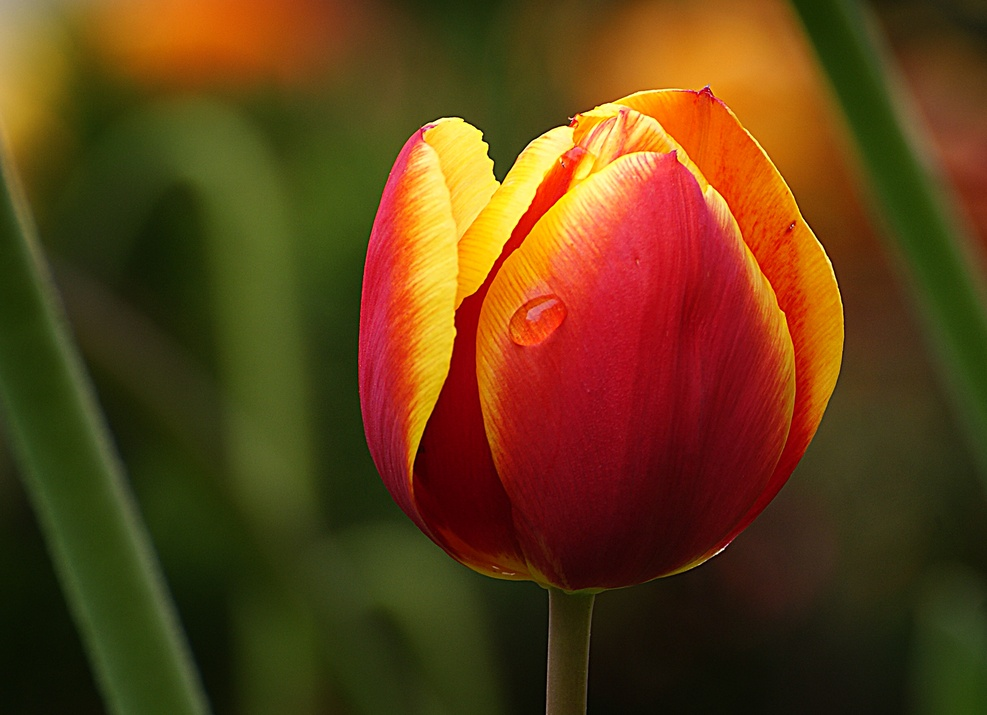
#> input picture tulip.jpg, 987 x 715 px, shrunk from 2400 x 1740 before the run, found by its file name
$ python ghistogram_of_an_image.py
#> lines starting #> are read from the running program, lines starting #| are printed output that depends on the picture
import cv2
import numpy as np
import matplotlib.pyplot as plt

img = cv2.imread('/home/inzamul/Downloads/tulip.jpg', cv2.IMREAD_GRAYSCALE)
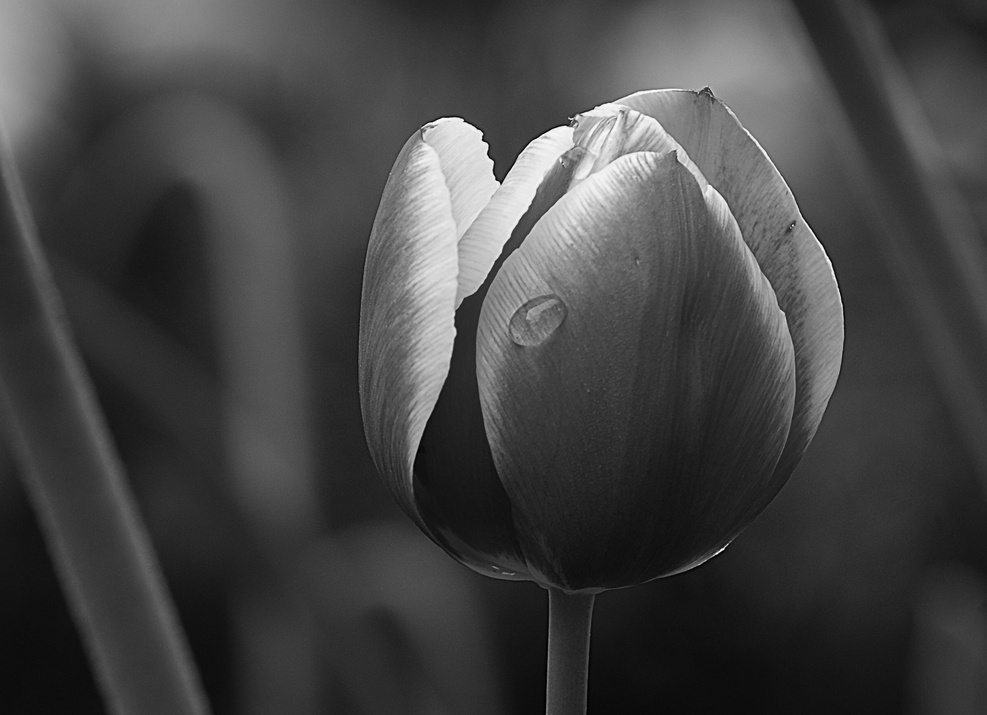
#> img: shape (715, 987); min 0, max 255, mean 67.7

hist = cv2.calcHist([img], [0], None, [256], [0, 256])
#> hist = 256 values, max 12838 at index 53, min 0 at index 253, mean 2756.7


plt.figure(figsize=(12, 5))
plt.subplot(1, 2, 1)
plt.title('Histogram Image')
plt.xlabel('Pixel Value')
plt.ylabel('Frequency')
plt.xlim([0, 256])
plt.plot(hist, color='black')
plt.show()
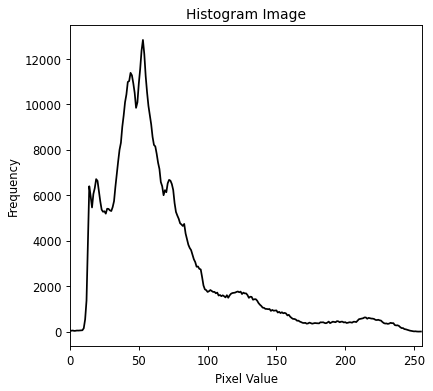
#> figure drawn by matplotlib, 1 panel; curve peaks at x = 53, y = 12838

$ run again, with big_image.jpg copied over tulip.jpg
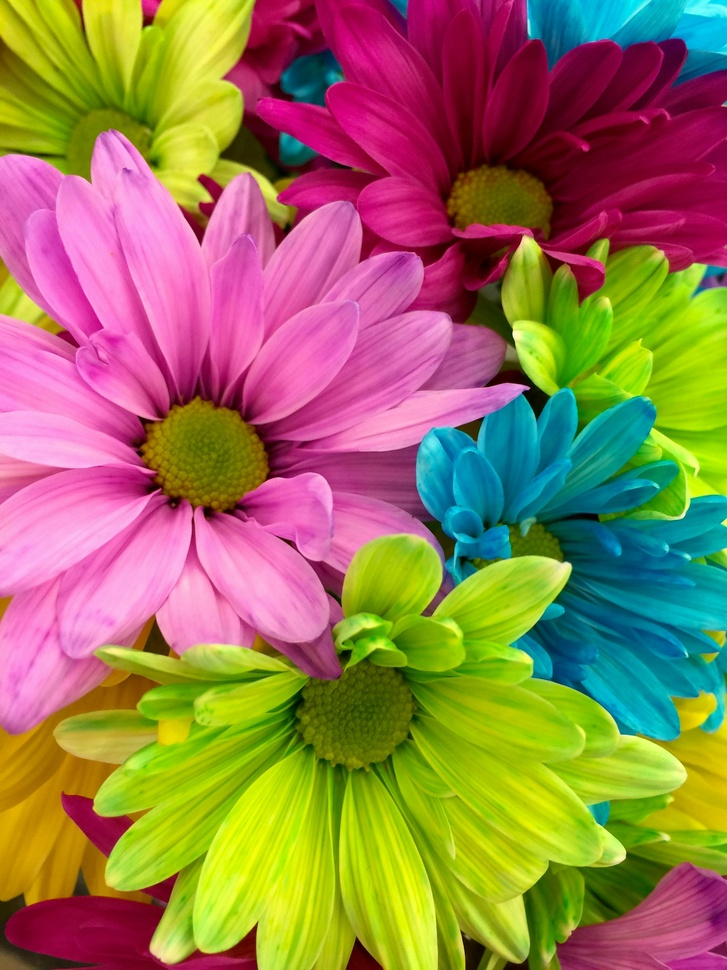
#> input picture big_image.jpg, 727 x 970 px, shrunk from 2448 x 3264 before the run, found by its file name
#> `img = cv2.imread('/home/inzamul/Downloads/tulip.jpg', cv2.IMREAD_GRAYS..`:
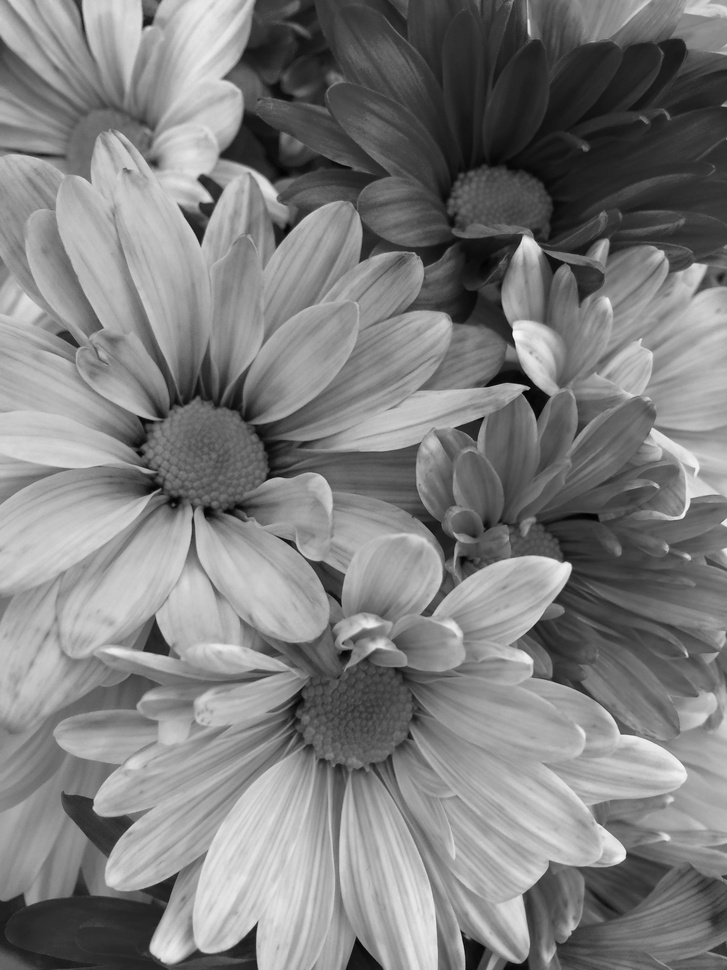
#> img: shape (970, 727); min 0, max 250, mean 126
#> hist = 256 values, max 5993 at index 166, min 0 at index 247, mean 2754.6
#> `plt.show()`:
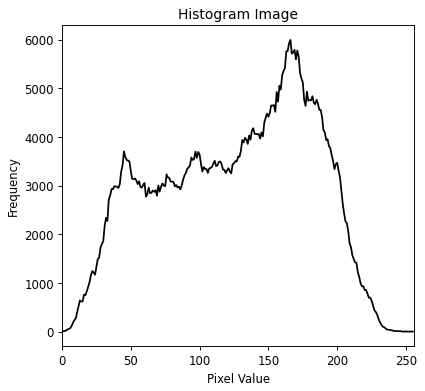
#> figure drawn by matplotlib, 1 panel; curve peaks at x = 166, y = 5993
